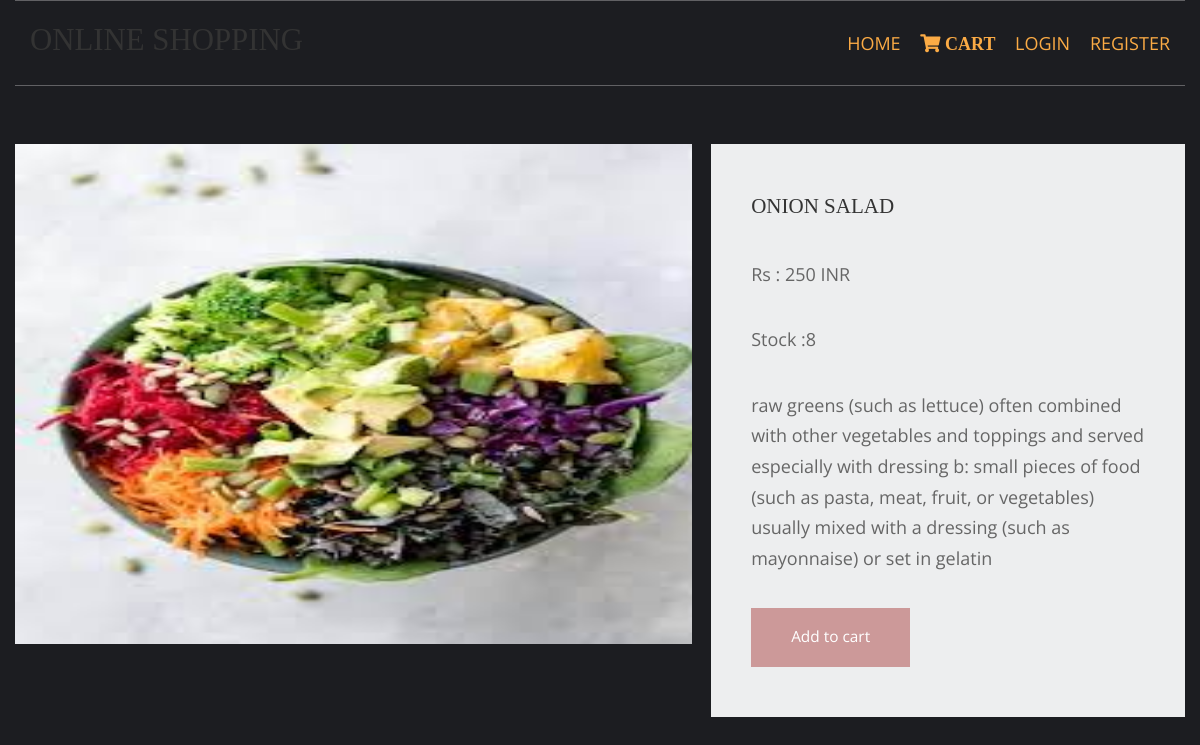
/salad/onion-salad (signed in), run on the app's committed database.
### shopapp/models.py (models this page shows, shortened)
class product(models.Model):
    name=models.CharField(max_length=225,unique=True)
    slug=models.SlugField(max_length=225,unique=True)
    img=models.ImageField(upload_to='product')
    des=models.TextField()
    stock=models.IntegerField()
    available=models.BooleanField()
    price=models.IntegerField()
    cata=models.ForeignKey(catag,on_delete=models.CASCADE)

### shopapp/views.py (the view)
# urls.py: path('<slug:slugs>/<slug:prdslug>',views.prddetails,name='detail'),
def prddetails(requst,slugs,prdslug):
    try:
        prod=product.objects.get(cata__slug=slugs,slug=prdslug)
    except Exception as e:
        raise e
    return render(requst,'item.html',{'pr':prod})

### carts/context_processor.py (called while the page is built)
def count(request):
    itemcount=0;
    if 'admin' in request.path:
        return {}
    else:
        try:
           ct=cartlist.objects.filter(cartid=cartidd(request))
           cti=item.objects.all().filter(cart=ct[:1])
           for c in cti:
               itemcount+=c.qlt
        except cartlist.DoesNotExist:
            itemcount=0
        return dict(its=itemcount)

### carts/views.py (called while the page is built)
def cartidd(request):
    cid=request.session.session_key
    if not cid:
        cid=request.session_create()
    return cid

### templates/item.html (shortened to what this page needs)
{% extends 'base.html' %}
{% load static %}
{% block content %}
    <link href="{% static 'pr/fontawesome/css/all.min.css'%}" rel="stylesheet" />
    <link href="{% static 'pr/css/templatemo-comparto.css'%}" rel="stylesheet" />
</head>
<body>
  <br><br>
        <section class="tm-mb-1" id="about">
            <div class="tm-row tm-about-row">
                <div class="tm-section-1-l">
                    <img src="{{pr.img.url}}" alt="About image" class="tm-img-responsive" style="width:700;height:500;">
                </div>
                <article class="tm-section-1-r tm-bg-color-8">
                    <h2 class="tm-mb-2 tm-title-color">{{pr.name}}</h2>
                    <p>Rs  : {{pr.price}} INR</p>
                     <p>Stock :{{pr.stock}}</p>
                     <p>{{pr.des}}</p>
{% if pr.stock <= 0 %}
                    <h1 style="color:red;">OOOPS OUT OFSTOCK!</h1>
                        {% else %}
                    <a href="{% url 'addcarts' pr.id %}" class="tm-btn tm-btn-1 tm-link-to-services">Add to cart</a>
  {% endif %}
                </article>
            </div>
        </section>
{% endblock %}

### static/hm/layout/styles/layout.css (style rules this page uses)
*, *::before, *::after { transition:all .3s ease-in-out; }
body { color:#A5A6AA; background-color:#1C1D21; }
a { color:#FBAB45; }

### static/pr/css/templatemo-comparto.css (style rules this page uses)
*, *::before, *::after { box-sizing: border-box; outline: none; }
ul, h1, h2, h3, h4, p, figure { padding: 0; margin: 0; }
body { font-family: 'Open Sans', Arial, sans-serif; font-size: 18px; overflow-x: hidden; padding-left: 15px; padding-right: 15px; margin: 0; }
h2 { font-size: 1.5rem; }
a { transition: all 0.3s ease; text-decoration: none; }
p { color: #666; line-height: 1.7; margin-bottom: 35px; }
h1, h2, h3, h4, h5, h6 { color: #333; }
.tm-mb-1 { margin-bottom: 20px; }
.tm-mb-2 { margin-bottom: 40px; }
.tm-bg-color-8 { background-color: #EDEEEF; }
.tm-img-responsive { max-width: 100%; height: auto; }
.tm-section-1-l { width: 57.85%; margin-right: 1.65%; }
.tm-section-1-r { padding: 50px 40px; width: 40.5%; }
.tm-row { display: flex; }
.tm-btn { display: inline-block; padding: 15px 40px; font-size: 1.1rem; border: none; background-color: #CC9999; color: white; }
a { color: #666; }

### static/hm/layout/styles/framework.css (style rules this page uses)
html { overflow-y:scroll; overflow-x:hidden; }
html, body { margin:0; padding:0; font-size:14px; line-height:1.6em; }
*, *::before, *::after { box-sizing:border-box; }
a { outline:none; text-decoration:none; }
img { width:auto; max-width:100%; height:auto; margin:0; padding:0; border:none; line-height:normal; vertical-align:middle; }
body, input, textarea, select { font-family:Verdana, Geneva, sans-serif; }
h1, h2, h3, h4, h5, h6, .heading { font-family:Georgia, "Times New Roman", Times, serif; }
::placeholder { opacity:1; }
h1, h2, h3, h4, h5, h6, .heading { margin:0 0 20px 0; font-size:1.4rem; line-height:normal; font-weight:normal; text-transform:uppercase; }
address, article, aside, figcaption, figure, footer, header, main, nav, section { display:block; margin:0; padding:0; }

### data on the page
product: img (picture), name "ONION SALAD", price "250", stock "8", des "raw greens (such as lettuce) often combined with other vegetables and toppings and served especially with dressing b: small pieces of food (such as pasta, meat, fruit, or vegetables) usually mixed with a dressing (such as mayonnaise) or set in gelatin"
